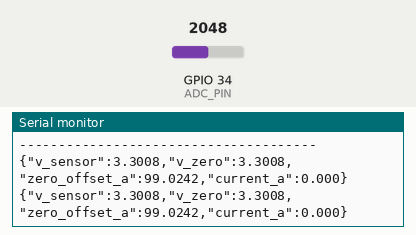
A program run on a simulated ESP32. On the bench: the last lines printed to the serial monitor. The test bench sets the inputs (shaded band); at power-on: GPIO 34 (ADC_PIN) = 2048.

Above: at 2.5 s.
2.6 s: GPIO 34 (ADC_PIN) set to 2866
At 3.9 s:
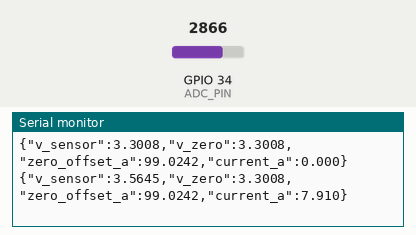
4.1 s: GPIO 34 (ADC_PIN) set to 3603
At 4.9 s:
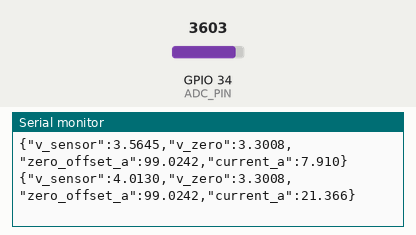
Timing chart, 0 to 7.1 s (numbered marks = the images above; inputs shaded):
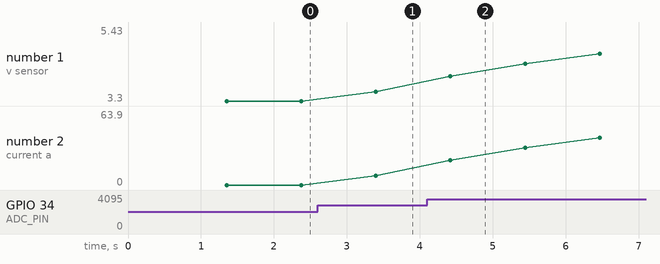

The program:

main.cpp
```cpp
#include <Arduino.h>

const int ADC_PIN = 34;               // GPIO34 (ADC1_CH6)
const float V_REF = 3.3f;             // ESP32 ADC Reference Voltage
const int ADC_MAX = 4095;             // 12-bit ADC Resolution

const float R_TOP = 10.0f;            // Resistor Pembagi Tegangan Atas (kOhm)
const float R_BOTTOM = 10.0f;         // Resistor Pembagi Tegangan Bawah (kOhm)
const float dividerRatio = R_BOTTOM / (R_TOP + R_BOTTOM); // = 0.5

const float sensorOutputMaxV = 5.0f;  // Output Maksimal Sensor (0-5V)
const float sensorFullScaleA = 150.0f;// Range Sensor JXK (0-150A)
const float sensorSensitivity_VperA = sensorOutputMaxV / sensorFullScaleA;

const int SAMPLES = 100;              // Jumlah sampel pembacaan
const float FILTER_ALPHA = 0.2f;      // Low-pass filter coefficient

float zeroOffsetSensorV = 0.0f;
float filteredSensorV = 0.0f;
float zeroOffsetCurrentA = 0.0f;

// Fungsi membaca ADC secara cepat tanpa memblokir CPU
float getDirectSensorVoltage() {
  unsigned long sum = 0;
  for (int i = 0; i < SAMPLES; ++i) {
    sum += analogRead(ADC_PIN);
    delayMicroseconds(100); // 100us x 100 = hanya 10ms total!
  }
  float avgRaw = (float)sum / (float)SAMPLES;
  float vAdc = (avgRaw / (float)ADC_MAX) * V_REF;
  return vAdc / dividerRatio; // Konversi balik ke tegangan asli sensor (0-5V)
}

void calibrateZero() {
  float sumV = 0.0f;
  const int CAL_LOOPS = 20;

  for (int i = 0; i < CAL_LOOPS; ++i) {
    sumV += getDirectSensorVoltage();
    delay(20);
  }

  zeroOffsetSensorV = sumV / (float)CAL_LOOPS;

  // Batasi agar offset tidak bernilai negatif
  if (zeroOffsetSensorV < 0.0f) zeroOffsetSensorV = 0.0f;

  zeroOffsetCurrentA = zeroOffsetSensorV / sensorSensitivity_VperA;
  filteredSensorV = zeroOffsetSensorV;
}

void setup() {
  Serial.begin(115200);
  delay(500);

  pinMode(ADC_PIN, INPUT);
  analogSetPinAttenuation(ADC_PIN, ADC_11db);

  Serial.println("\nESP32 JXK-7202308 Current Reader");
  Serial.println("Memulai Kalibrasi Titik Nol (Pastikan Tidak Ada Arus)...");

  calibrateZero();

  Serial.print("Zero Offset Sensor Voltage: ");
  Serial.print(zeroOffsetSensorV, 4);
  Serial.println(" V");
  Serial.print("Zero Offset Current: ");
  Serial.print(zeroOffsetCurrentA, 4);
  Serial.println(" A");
  Serial.println("--------------------------------------");
}

void loop() {
  // Read & Filter Voltage
  float rawVSensor = getDirectSensorVoltage();
  filteredSensorV = (FILTER_ALPHA * rawVSensor) + ((1.0f - FILTER_ALPHA) * filteredSensorV);

  // Hitung Arus Bersih (dikurangi Offset)
  float currentA = (filteredSensorV - zeroOffsetSensorV) / sensorSensitivity_VperA;

  // Threshold / Deadband untuk menghilangkan Noise saat 0 Ampere
  // Jika hasil perhitungan kurang dari 0.40A (400mA) atau bernilai negatif, paksa jadi 0A
  if (currentA < 0.40f) {
    currentA = 0.0f;
  }

  // Kirim JSON ke Raspberry Pi
  Serial.print("{\"v_sensor\":");
  Serial.print(filteredSensorV, 4);
  Serial.print(",\"v_zero\":");
  Serial.print(zeroOffsetSensorV, 4);
  Serial.print(",\"zero_offset_a\":");
  Serial.print(zeroOffsetCurrentA, 4);
  Serial.print(",\"current_a\":");
  Serial.print(currentA, 3);
  Serial.println("}");

  Serial.flush(); // Memastikan transmisi serial selesai penuh
  delay(1000);   // Jeda 1 detik antar pengiriman
}
```

Measured:
- after the input at 2.6 s, the serial monitor: prints a new line after 0.80 s (image 1)
- after the input at 4.1 s, the serial monitor: prints a new line after 0.32 s (image 2)
- plotted number 1: 3.3 → 3.56 after the input at 2.6 s, 3.56 → 5.43 after the input at 4.1 s
- plotted number 2: 0 → 7.91 after the input at 2.6 s, 7.91 → 63.9 after the input at 4.1 s
